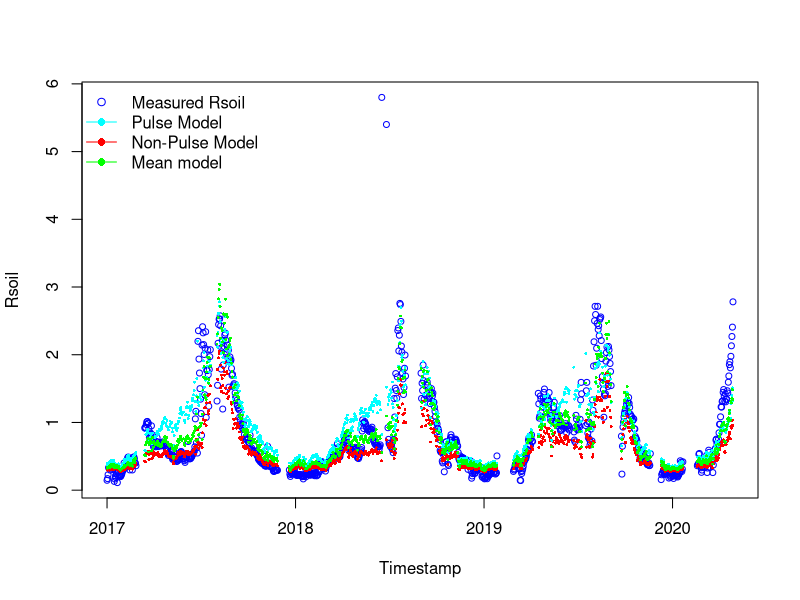
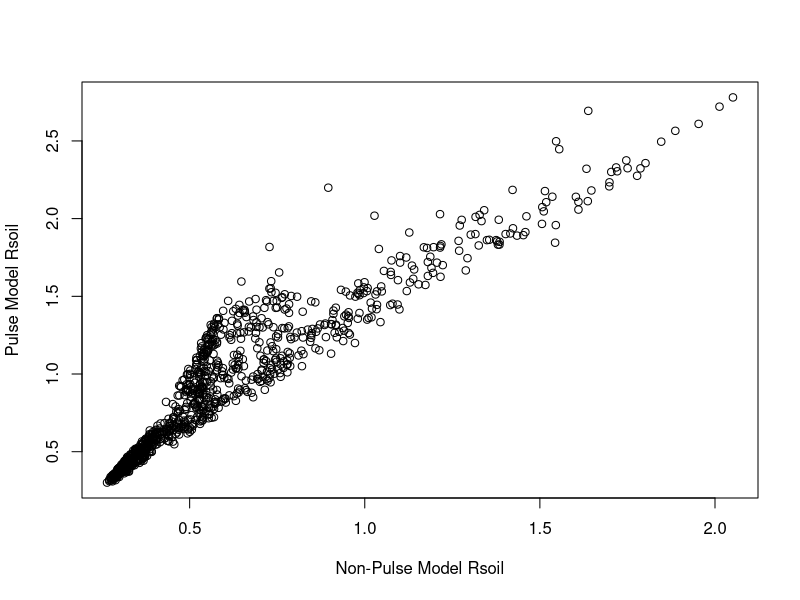

The R script that drew these images, in order: (Note: this script raises an error after producing the figures.)
# 18-05-2024
# Anastasia Makhnykina

library(dplyr)
library(tidyr)
library(tidyverse)
library(lubridate)
library(ggplot2)
library(units)
library(stats)
library(grDevices)
library(readr)
library(minpack.lm)
library(ggpubr)

# Open new files 
summary_Cham <- read.csv("data/All summary chamber.csv")
Pulse_Cham <- read.csv("data/Pulse sum chamber.csv")
NonPulse_Cham <- read.csv("data/NonPulse sum chamber.csv")

# Make sure in the Date format
NonPulse_Cham$date <- as.Date(NonPulse_Cham$date)
Pulse_Cham$date <- as.Date(Pulse_Cham$date)
summary_Cham$date <- as.Date(summary_Cham$date)

# CHECK COLUMN NAMES AND DATA TYPES
str(NonPulse_Cham)
str(Pulse_Cham)
str(summary_Cham)

###### Pulse time model ###########################
###################################################

# Assign variables
Pulse_Cham <- na.omit(Pulse_Cham)

meanSWC_P =Pulse_Cham$meanSWC
meanST_P = Pulse_Cham$meanTsoil
meanGPP_P = Pulse_Cham$meanGPP
GPPmax_P = max(Pulse_Cham$meanGPP, na.rm=TRUE)

# Fit model
Param_model4_P <- nls(meanRsoil ~ Fref*((meanGPP_P/GPPmax_P +n)/1+n) *(1-c4*(0.1-meanSWC_P)^2)*exp(b4*meanST_P), 
                      data = Pulse_Cham,
                      start = list(Fref=0.75,  c4=56.54, b4=0.04, n=0.84),
                      control = nls.control(maxiter = 1000, minFactor = 0.01)
)
Summary_Model4_P = summary(Param_model4_P)

# Pulse parameters 
#Parameters:
        # Estimate Std. Error t value Pr(>|t|)    
# Fref  0.446910   0.060229   7.420 7.49e-13 ***
# c4    -1.058658   0.764587  -1.385    0.167    
# b4     0.044799   0.003433  13.049  < 2e-16 ***
#  n     0.298964   0.035638   8.389 9.29e-16 ***

FrefP = 0.446910 
SMoptP =0.125 
c4P = -1.058658   
b4P = 0.044799
nP= 0.298964

####### Non-Pulse model ###################
###########################################

# Assign variables
NonPulse_Cham <- na.omit(NonPulse_Cham)

meanSWC_NP <- NonPulse_Cham$meanSWC
meanST_NP <- NonPulse_Cham$meanTsoil
meanGPP_NP <- NonPulse_Cham$meanGPP
GPPmax_NP <- max(NonPulse_Cham$meanGPP)

# Fit model
Param_model4_NP <- nls(meanRsoil ~ Fref*((meanGPP_NP/GPPmax_NP +n)/1+n) *
                         (1-c4*(0.1-meanSWC_NP)^2)*exp(b4*meanST_NP), 
                       data = NonPulse_Cham,
                       start = list(Fref=0.75, c4=56.54, b4=0.04, n=0.84),
                       control = nls.control(maxiter = 1000, minFactor = 0.01)
)
Summary_Model4_NP = summary(Param_model4_NP)

#Parameters:
#        Estimate Std. Error t value Pr(>|t|)    
# Fref   0.743454   0.035530  20.924   <2e-16 ***
#  c4   -1.668911   0.845241  -1.974   0.0488 *  
#  b4    0.023544   0.001437  16.383   <2e-16 ***
#  n     0.160941   0.007160  22.479   <2e-16 ***


# NON_Pulse parameters
FrefNP = 0.743454
SMoptNP =0.125 
c4NP = -1.668911  
b4NP = 0.023544
nNP=  0.160941

############### All time model #################################
################################################################

complete.cases(summary_Cham)

# Setting up drivers for all time

summary_Cham <- na.omit (summary_Cham)

All_meanSWC = summary_Cham$meanSWC
All_meanST = summary_Cham$meanTsoil
All_meanGPP = summary_Cham$meanGPP
All_GPPmax = max(summary_Cham$meanGPP, na.rm = TRUE)

Param_model4_All <- nls(meanRsoil ~ Fref*((All_meanGPP/All_GPPmax +n)/1+n) *(1-c4*(0.1-All_meanSWC)^2)*exp(b4*All_meanST), 
                        data = summary_Cham,
                        start = list(Fref=0.75,  c4=56.54, b4=0.04, n=0.84),
                        control = nls.control(maxiter = 1000, minFactor = 0.01)
)
Summary_Model4_All = summary(Param_model4_All)

#Parameters:
#       Estimate Std. Error t value Pr(>|t|)    
# Fref  0.916427   0.062004  14.780   <2e-16 ***
# c4   -0.244660   0.542270  -0.451    0.652    
# b4    0.031851   0.001996  15.960   <2e-16 ***
# n     0.137391   0.007402  18.561   <2e-16 ***


# All-time parameters
FrefAll = 0.916427
SMoptAll =0.125 
c4All = -0.244660   
b4All = 0.031851
nAll= 0.137391



#run model for full time series based on non-pulse time parameters
ALL_model4_NP = FrefNP*((All_meanGPP/All_GPPmax +nNP)/1+nNP) *(1-c4NP*(SMoptNP-All_meanSWC)^2)*exp(b4NP*All_meanST)
#run model for full time series based on pulse time parameters
All_model4_P = FrefP*((All_meanGPP/All_GPPmax +nP)/1+nP) *(1-c4P*(SMoptP-All_meanSWC)^2)*exp(b4P*All_meanST)
#run all time model
All_model4 = FrefAll*((All_meanGPP/All_GPPmax +nAll)/1+nAll) *(1-c4All*(SMoptAll-All_meanSWC)^2)*exp(b4All*All_meanST)

# Plot the RECO time series
plot(summary_Cham$date, summary_Cham$meanRsoil, type = "p", col = "blue", xlab = "Timestamp", ylab = "Rsoil", cex = 0.8)

# Add the model output time series to the plot - CORRECT FIGURE
points(summary_Cham$date, ALL_model4_NP, col = "red", pch = 16, cex = 0.4)
points(summary_Cham$date, All_model4_P, col = "cyan", pch = 16, cex = 0.4, alpha=0.5)
points(summary_Cham$date, All_model4, col = "green", pch = 16, cex = 0.4, alpha=0.5)

# create the legend
legend(x = "topleft",
       legend = c("Measured Rsoil", "Pulse Model", "Non-Pulse Model", "Mean model"),
       pch = c(1, 16, 16,16),
       col = c("blue", "cyan", "red","green"),
       lty = c(NA, 1, 1,1),
       bty = "n")


plot(ALL_model4_NP,All_model4_P, xlab = "Non-Pulse Model Rsoil", ylab = "Pulse Model Rsoil")

# calculate RMSE
rmse_NP <- sqrt(mean((ALL_model4_NP - summary_Cham$meanRsoil)^2, na.rm = TRUE))
rmse_P <- sqrt(mean((All_model4_P - summary_Cham$meanRsoil)^2, na.rm = TRUE))
# calculate MAPE
mape_NP <- mean(abs(ALL_model4_NP - summary_Cham$meanRsoil) / summary_Cham$meanRsoil, na.rm = TRUE) * 100
mape_P <- mean(abs(All_model4_P - summary_Cham$meanRsoil) / summary_Cham$meanRsoil, na.rm = TRUE) * 100
# calculate R-squared
r_squared_NP <- cor(ALL_model4_NP, summary_Cham$meanRsoil, use = "complete.obs")^2
r_squared_P <- cor(All_model4_P, summary_Cham$meanRsoil, use = "complete.obs")^2


# Create df with all measured and modelled fluxes
Rsoil_df <- summary_Cham %>%
  select(date, meanRsoil, max_pulse_duration)

Rsoil_df$PulseM <- All_model4_P
Rsoil_df$NonPulseM <- ALL_model4_NP
Rsoil_df$MeanM <- All_model4

Rsoil1 <- Rsoil_df %>%
  select (date, meanRsoil, max_pulse_duration, PulseM, NonPulseM, MeanM) %>%
  mutate(case_when(max_pulse_duration == 0 ~ NonPulseM,
                   max_pulse_duration == 8 ~ PulseM,
                   max_pulse_duration == 14 ~ PulseM,
                   max_pulse_duration == 20 ~ PulseM))

Rsoil1$threshold15 <- Rsoil15$Rsoil_Combined

plot(Rsoil1$date, Rsoil1$meanRsoil, type = "p", col = "blue", xlab = "Year", 
     ylab =  "Rsoil, µmol m-2 s-1", cex = 0.8,
     ylim = c(0,4))

points(Rsoil1$date, Rsoil1$`case_when(...)`, col="green", pch = 16, cex = 0.4, alpha=0.5)
points(Rsoil1$date, Rsoil1$MeanM, col="red", pch = 16, cex = 0.4, alpha=0.5)
  points(Rsoil1$date, Rsoil1$threshold15, col="cyan", pch = 16, cex = 0.4, alpha=0.5)


# create the legend
legend(x = "topleft",
       legend = c("Measured Rsoil", "P-NP model", "Mean model", "15% model"),
       pch = c(1, 16),
       col = c("blue", "green", "red", "cyan"),
       lty = c(NA, 1),
       bty = "n")

# Add sesonality to the models results #########

Rsoil1$date <- as.Date(Rsoil1$date)
Rsoil1$DOY <- yday (Rsoil1$date)

Rsoil1$Season = vector(mode = 'character', length = nrow(Rsoil1))
Rsoil1$Season[Rsoil1$DOY %in% c(1:59,305:366)] = 'Winter'
Rsoil1$Season[Rsoil1$DOY %in% 60:181] = 'Spring'
Rsoil1$Season[Rsoil1$DOY %in% 182:304] = 'Summer'

Rsoil1$Rsoil_Combined <- Rsoil1$`case_when(...)`

Rsoil1_W <- Rsoil1 %>%
  na.omit() %>%
  filter(Season == 'Winter') 

Rsoil1_W$year <- substr(Rsoil1_W$date, 1,4)

############
Rsoil1_W %>%
  na.omit() %>%
  filter (year == 2018) %>%
  ggplot(aes(x=date))+
  geom_point(aes(y = meanRsoil),shape=20, color = "blue", size = 2)+
  geom_point(aes(y=MeanM),shape=20, size = 2, color = "red")+
  geom_point(aes(y=Rsoil_Combined),shape=20, size = 2, color = "green")+
  geom_point(aes(y=threshold15),shape=20, size = 2, color = "cyan")+
  theme_classic()+
  theme(text = element_text(size = 15))+
  ylab(~paste("Rsoil, ", mu, "mol m"^-2,"s"^-1))+
  xlab("Date")+
  ylim(0,1.5)+
  ggtitle ("Winter")

Rsoil_WP <- Rsoil1_W %>%
  filter(max_pulse_duration > 0)


plot(Rsoil_WP$meanRsoil)


Rsoil1$year <- substr(Rsoil1$date, 1,4)

Rsoil_WP1 <- Rsoil1 %>%
  filter(year == 2018) %>% 
  filter(DOY %in% (46:59))

plot(Rsoil_WP1$meanRsoil)


Rsoil_WP1$Pulse_day = vector(mode = 'character', length = nrow(Rsoil_WP1))
Rsoil_WP1$Pulse_day[Rsoil_WP1$DOY %in% 46] = '-1'
Rsoil_WP1$Pulse_day[Rsoil_WP1$DOY %in% 47] = '0'
Rsoil_WP1$Pulse_day[Rsoil_WP1$DOY %in% 48] = '1'
Rsoil_WP1$Pulse_day[Rsoil_WP1$DOY %in% 49] = '2'
Rsoil_WP1$Pulse_day[Rsoil_WP1$DOY %in% 50] = '3'
Rsoil_WP1$Pulse_day[Rsoil_WP1$DOY %in% 51] = '4'
Rsoil_WP1$Pulse_day[Rsoil_WP1$DOY %in% 52] = '5'
Rsoil_WP1$Pulse_day[Rsoil_WP1$DOY %in% 53] = '6'
Rsoil_WP1$Pulse_day[Rsoil_WP1$DOY %in% 54] = '7'
Rsoil_WP1$Pulse_day[Rsoil_WP1$DOY %in% 55] = '8'
Rsoil_WP1$Pulse_day[Rsoil_WP1$DOY %in% 56] = '9'
Rsoil_WP1$Pulse_day[Rsoil_WP1$DOY %in% 57] = '10'
Rsoil_WP1$Pulse_day[Rsoil_WP1$DOY %in% 58] = '11'
Rsoil_WP1$Pulse_day[Rsoil_WP1$DOY %in% 59] = '12'



plot(Rsoil_WP1$Pulse_day, Rsoil_WP1$meanRsoil, type = "p", col = "blue", xlab = "Pulse duration, days", 
     ylab =  "Rsoil, µmol m-2 s-1", cex = 0.8,
     ylim = c(0,1),
     xlim = c(-1,12))

points(Rsoil_WP1$Pulse_day, Rsoil_WP1$Rsoil_Combined, col="green", pch = 16, cex = 0.4, alpha=0.5)
points(Rsoil_WP1$Pulse_day, Rsoil_WP1$MeanM, col="red", pch = 16, cex = 0.4, alpha=0.5)
points(Rsoil_WP1$Pulse_day, Rsoil_WP1$threshold15, col="cyan", pch = 16, cex = 0.4, alpha=0.5)


# create the legend
legend(x = "topleft",
       legend = c("WINTER Measured Rsoil", "P-NP model", "Mean model", "15% model"),
       pch = c(1, 16),
       col = c("blue", "green", "red", "cyan"),
       lty = c(NA, 1),
       bty = "n")






















 Rsoil_df$Rsoil_Combined <- Rsoil1$`case_when(...)`

Rsoil_df %>%
  na.omit() %>%
  ggplot(aes(x=date))+
  geom_point(aes(y = meanRsoil),shape=20, color = "blue", size = 2)+
  geom_point(aes(y=Rsoil_Combined),shape=1, size = 1, color = "green")+
  theme_classic()+
  theme(text = element_text(size = 15))+
  ylab(~paste("Rsoil, ", mu, "mol m"^-2,"s"^-1))+
  xlab("Timestamp")+
  ylim(0,4)


Rsoil_df %>%
  ggplot(aes(x=meanRsoil, y = Rsoil_Combined))+
  geom_point(shape=1)+
  theme_classic()+
  theme(text = element_text(size = 15))+
  stat_regline_equation(aes(label = paste(..eq.label..,..rr.label.., sep = "~~~~")))+
  stat_smooth(method = "lm",formula = y ~ x ,size = 1)+
  ylab(~paste("Modelled Rsoil, ", mu, "mol m"^-2,"s"^-1))+
  xlab(~paste("Measured Rsoil, ", mu, "mol m"^-2,"s"^-1))+
  #ggtitle('Non-pulse time')+
  ylim(0,4)+
  xlim(0,4)

# statistics for Combined model
rmse_CombMod <- sqrt(sum((Rsoil_df$Rsoil_Combined - Rsoil_df$meanRsoil)^2, na.rm=TRUE)/nrow(Rsoil_df))

# calculate MAPE -  Mean absolute percent error
mape_CombMod <- mean(abs((Rsoil_df$Rsoil_Combined - Rsoil_df$meanRsoil) / Rsoil_df$meanRsoil), na.rm=TRUE) * 100

# calculate R-squared
r_squared_CombMod <- cor(Rsoil_df$Rsoil_Combined, Rsoil_df$meanRsoil, use = "complete.obs")^2

### statistics for Mean model
rmse_MeanMod <- sqrt(sum((Rsoil_df$MeanM - Rsoil_df$meanRsoil)^2, na.rm=TRUE)/nrow(Rsoil_df))

# calculate MAPE -  Mean absolute percent error
mape_MeanMod <- mean(abs((Rsoil_df$MeanM - Rsoil_df$meanRsoil) / Rsoil_df$meanRsoil), na.rm=TRUE) * 100

# calculate R-squared
r_squared_MeanMod <- cor(Rsoil_df$MeanM, Rsoil_df$meanRsoil, use = "complete.obs")^2



###### Calculate cumulative flux for - Mean model, Including Pulse and non-pulse together and measured fluxes ######
####################################################################################################################

### Create df with just fluxes #####

Rsoildf_new <- Rsoil_df %>%
  na.omit() %>%
  select (date, meanRsoil, MeanM, Rsoil_Combined)

Rsoildf_new$culMeasured <- ave(Rsoildf_new$meanRsoil, FUN = cumsum)  
Rsoildf_new$culMeanMod <- ave(Rsoildf_new$MeanM, FUN = cumsum)  
Rsoildf_new$culCombined <- ave(Rsoildf_new$Rsoil_Combined, FUN = cumsum)  

Rsoildf_new$cumRsoil15 <- Rsoildf_new15$culModelled

plot(Rsoildf_new$date,Rsoildf_new$culMeasured,  type = "l", col = "blue", xlab = "Year", 
     ylab =  "Cumulative Rsoil", cex = 0.8)
lines(Rsoildf_new$date, Rsoildf_new$culMeanMod, type = "l", col = "red")
lines(Rsoildf_new$date, Rsoildf_new$culCombined, type = "l", col = "green")
lines(Rsoildf_new$date, Rsoildf_new$cumRsoil15, type = "l", col = "cyan")

legend(x = "topleft",
       legend = c("Measured Rsoil", "Mean model", "P-NP model", "15% model" ),
       pch = c(1, 16, 16, 16),
       col = c("blue", "red", "green", "cyan"),
       lty = c(NA, 1,1),
       bty = "n")



sum(Rsoildf_new$meanRsoil)
sum(Rsoildf_new$MeanM)
sum(Rsoildf_new$Rsoil_Combined)

######### Difference Modelled - Rsoil Measured 
Rsoildf_new$diffMean <- Rsoildf_new$culMeanMod - Rsoildf_new$culMeasured
Rsoildf_new$diffComb <-  Rsoildf_new$culCombined - Rsoildf_new$culMeasured 

Rsoildf_new$diff15M <- Rsoildf_new15$diffComb



plot(Rsoildf_new$date,Rsoildf_new$diffComb,  type = "l", col = "blue", xlab = "Year", 
     ylab =  "Difference from measured Rsoil", #cex = 0.8,
     ylim = c(-60,80)
     )
lines(Rsoildf_new$date, Rsoildf_new$diffMean, type = "l", col = "red")
lines(Rsoildf_new$date, Rsoildf_new$diff15M, type = "l", col = "cyan")


legend(x = "topleft",
       legend = c("P-NP model difference", "Mean model difference", "15% model difference"),
       pch = c(1, 16, 16, 16),
       col = c("blue", "red", "cyan"),
       lty = c(NA, 1, 1, 1),
       bty = "n")


Rsoildf_new %>%
  ggplot(aes(x=date))+ 
  geom_line(aes(y = diffMean, col = 'diffMean'))+
  geom_line(aes(y = diffComb, col = 'diffComb'))+
  theme_classic()+
  theme(text = element_text(size = 15))+
  #stat_regline_equation(aes(label = paste(..eq.label..,..rr.label.., sep = "~~~~")))+
  #stat_smooth(method = "lm",formula = y ~ x ,size = 1)+
  ylab(~paste("Modelled Rsoil, ", mu, "mol m"^-2,"s"^-1))+
  xlab('Year')
  #ggtitle('Non-pulse time')+
  #ylim(0,4)+
  #xlim(0,4)


Rsoildf_new$diffMeanV <- Rsoildf_new$MeanM - Rsoildf_new$meanRsoil
Rsoildf_new$diffCombV <- Rsoildf_new$Rsoil_Combined - Rsoildf_new$meanRsoil

Rsoildf_new$diff15Meas <- Rsoildf_new15$diffCombV

plot(Rsoildf_new$date,Rsoildf_new$diffCombV,  type = "l", col = "blue", xlab = "Year", 
     ylab =  "Difference from measured Rsoil", #cex = 0.8,
     ylim = c(-5,4)
)
lines(Rsoildf_new$date, Rsoildf_new$diffMeanV, type = "l", col = "red")
lines(Rsoildf_new$date, Rsoildf_new$diff15Meas, type = "l", col = "cyan")

legend(x = "topleft",
       legend = c( "P-NP model difference", "Mean model difference", "15% model difference"),
       pch = c(1, 16, 16, 16),
       col = c("blue", "red", "cyan"),
       lty = c(NA, 1, 1, 1),
       bty = "n")



Rsoildf_new$Comb15 <- Rsoildf_new15$Rsoil_Combined

Rsoildf_new %>%
  na.omit() %>%
  ggplot(aes(x = meanRsoil, y = MeanM))+
  geom_point(col = "red")+
  geom_point(aes(x = meanRsoil, y=Rsoil_Combined), col = "blue")+
  geom_point(aes(x = meanRsoil, y=Comb15), col = "cyan")+
  stat_regline_equation(aes(label = paste(..rr.label..)))+
  stat_smooth(method = "lm",formula = y ~ x ,size = 1)+
  ylab(~paste("Modelled Rsoil, ", mu, "mol m"^-2,"s"^-1))+
  xlab(~paste("Measured Rsoil, ", mu, "mol m"^-2,"s"^-1))+
  theme_classic()+
  ylim(0,4)+
  xlim(0,4)





##### Find model parameters for each year ######################
################################################################

# NP-model
NonPulse_Cham$year <- substr(NonPulse_Cham$date, 1,4)
NonPulse_Cham$year <- as.numeric(as.character(NonPulse_Cham$year))

yearID1 <- unique(NonPulse_Cham$year)

start1 <- list(FrefNP=0.75, c4=56.54, b4=0.04, n=0.84)

# create empty data.frame to store IDs and parameters
params.pre1 <- data.frame(matrix(nrow = length(yearID1), ncol = 1+length(start1)))
names(params.pre1) <- c("yearID1", names(start1))

for(i in seq_along(yearID1)) {
  # create data frame for sub "i"
  
  individual_DFs1 <- NonPulse_Cham %>% filter (year %in% yearID1[i])
  
  # fit model for each sub "i"
  Param_model4_NP1 <- nlsLM(meanRsoil ~ FrefNP*((meanGPP_NP/GPPmax_NP +n)/1+n)*
                              (1-c4*(0.1-meanSWC_NP)^2)*exp(b4*meanST_NP), 
                            data = individual_DFs1,
                            start = start1, trace = TRUE
  )
  
  # store IDs
  params.pre1[i,1] <- yearID1[i]
  
  # store fit parameters
  params.pre1[i,2:ncol(params.pre1)] <- Param_model4_NP1$m$getPars()
  
 
  
}

params.pre1


# Pulse model
Pulse_Cham$year <- substr(Pulse_Cham$date, 1,4)
Pulse_Cham$year <- as.numeric(as.character(Pulse_Cham$year))

yearID <- unique(Pulse_Cham$year)

start <- list(FrefP=0.75, c4=56.54, b4=0.04, n=0.84)

# create empty data.frame to store IDs and parameters
params.pre <- data.frame(matrix(nrow = length(yearID), ncol = 1+length(start)))
names(params.pre) <- c("yearID", names(start))


for(i in seq_along(yearID)) {
  # create data frame for sub "i"
  
  individual_DFs <- Pulse_Cham %>% filter (year %in% yearID[i])
  
  # fit model for each sub "i"
  Param_model4_P1 <- nlsLM(meanRsoil ~ FrefP*((meanGPP_P/GPPmax_P +n)/1+n) *(1-c4*(0.1-meanSWC_P)^2)*exp(b4*meanST_P), 
                           data = individual_DFs,
                           start = start, trace = TRUE,
                           #control = nls.control(maxiter = 1000, minFactor = 0.01)
  )
  
  # store IDs
  params.pre[i,1] <- yearID[i]
  
  # store fit parameters
  params.pre[i,2:ncol(params.pre)] <- Param_model4_P1$m$getPars()
  
  #params.pre[i,3:ncol(params.pre)] <- Param_model4_P1$m$getPars()
  
  
  
}

params.pre


# Mean Model 
summary_Cham$year <- substr(summary_Cham$date, 1,4)
summary_Cham$year <- as.numeric(as.character(summary_Cham$year))

yearID2 <- unique(summary_Cham$year)

start2 <- list(FrefL=0.75,  c4L=56.54, b4L=0.04, nL=0.84)

# create empty data.frame to store IDs and parameters
params.pre2 <- data.frame(matrix(nrow = length(yearID2), ncol = 1+length(start2)))
names(params.pre2) <- c("yearID", names(start2))


for(i in seq_along(yearID2)) {
  # create data frame for sub "i"
  
  individual_DFs2 <- summary_Cham %>% filter (year %in% yearID2[i])
  
  # fit model for each sub "i"
  Param_model4_All1 <- nlsLM(meanRsoil ~ FrefL*((All_meanGPP/All_GPPmax +nL)/1+nL) *(1-c4L*(0.1-All_meanSWC)^2)*exp(b4L*All_meanST), 
                             data = individual_DFs2,
                             start = start2, trace = TRUE,
                             #control = nls.control(maxiter = 1000, minFactor = 0.01)
  )
  
  # store IDs
  params.pre2[i,1] <- yearID2[i]
  
  # store fit parameters
  params.pre2[i,2:ncol(params.pre2)] <- Param_model4_All1$m$getPars()
  
  #params.pre[i,3:ncol(params.pre)] <- Param_model4_P1$m$getPars()
  
  
  
}

params.pre2


######### AIC calculation ################

#1 NM model

AIC_1 <- AIC(Param_model4_NP)

# Print the result
cat("Automated AIC:", AIC_1, "\n")

#2 P model

AIC_2 <- AIC(Param_model4_P)

# Print the result
cat("Automated AIC:", AIC_2, "\n")


#3 All model
AIC_3 <- AIC(Param_model4_All)

# Print the result
cat("Automated AIC:", AIC_3, "\n")
